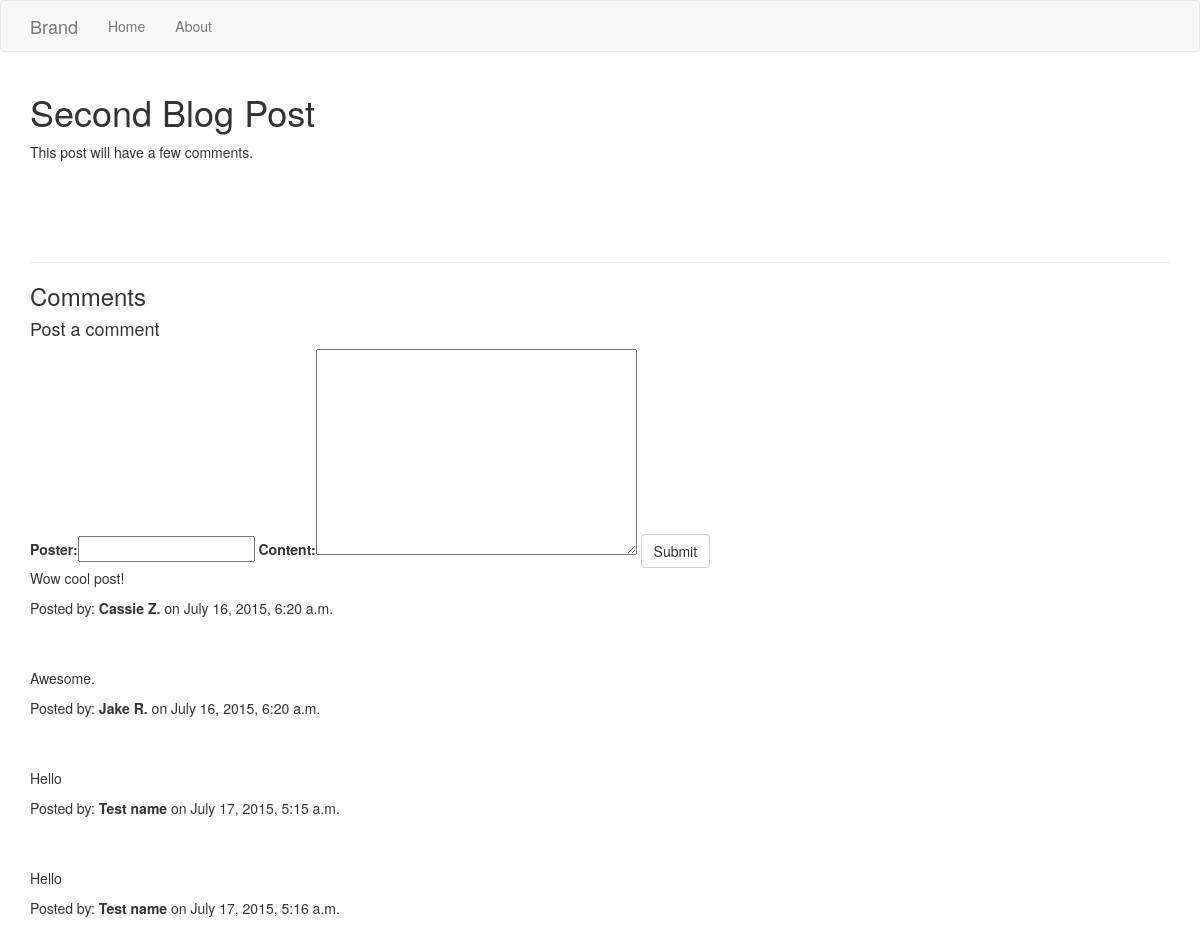
/blog/2/, run on an earlier commit of the app's database.
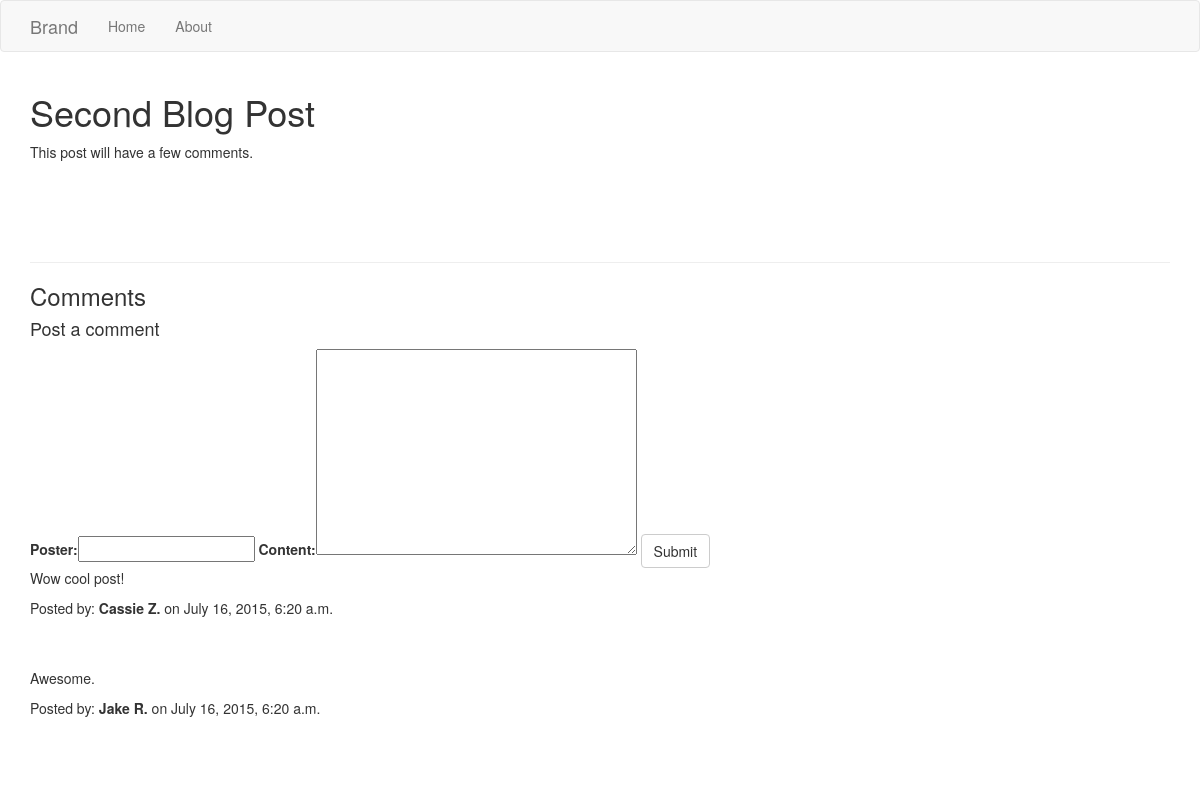
And on a later commit of the database.
### blog/models.py (models this page shows, shortened)
class Comment(models.Model):
  content = models.TextField()
  posted_at = models.DateTimeField(auto_now_add=True)
  article = models.ForeignKey(Article)
  poster = models.CharField(max_length=32)

### blog/views.py (the view)
# urls.py: url(r'(?P<pk>\d+)/$', views.blog_detail, name='blog_detail'),
def blog_detail(request, pk):
  if request.method == 'POST':
    form = CommentForm(request.POST)
    if form.is_valid():
      comment = form.save(commit=False)
      comment.article_id = pk
      comment.save()
      return HttpResponseRedirect('/blog/%s' % pk)
  else:
    form = CommentForm()
  article = get_object_or_404(Article, pk=pk)
  comments = Comment.objects.filter(article_id=pk)
  return render(request, 'blog/blog_detail.html', {
    'article': article,
    'comments': comments,
    'form': form,
  })

### blog/forms.py
class CommentForm(forms.ModelForm):
  class Meta:
    model = Comment
    fields = ('poster', 'content')
    exclude = ('article',)

### blog/templates/blog/blog_detail.html (shortened to what this page needs)
{% extends 'layout.html' %}
{% block content %}
<div class="container">
  <div id="article">
    <h1>{{ article.title }}</h1>
    <p>{{ article.content }}</p>
  </div>
  <hr>
  <div id="comments">
    <h3>Comments</h3>
    <h4>Post a comment</h4>
    <form method="post">
      {{ form }}
      <input type="submit" value="Submit" class="btn btn-default">
    </form>
    {% for comment in comments %}
     <p>{{ comment.content }}</p>
     <p>Posted by: <strong>{{ comment.poster }}</strong> on {{ comment.posted_at }}</p>
     <br><br>
    {% endfor %}
  </div>
</div>
{% endblock %}

What changed in the data, as far as the page shows it:
removed Comment: content "Hello", poster "Test name", posted_at "July 17, 2015, 5:15 a.m."
removed Comment: content "Hello", poster "Test name", posted_at "July 17, 2015, 5:16 a.m."
